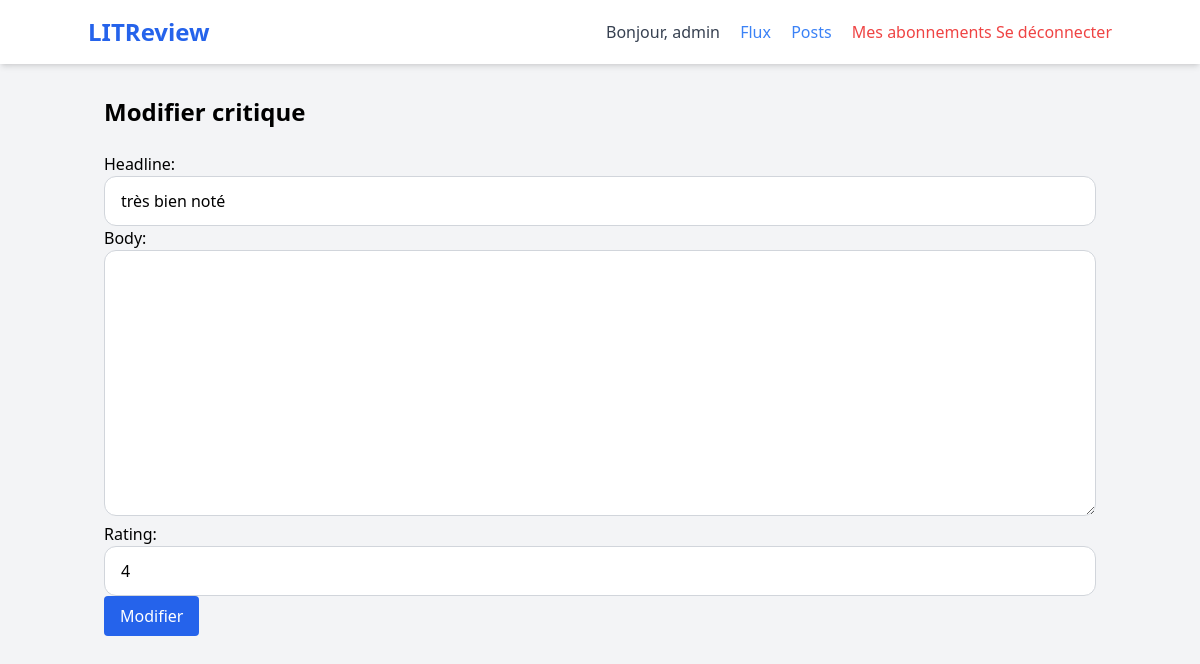
The page /review/update/2/ (signed in) on the database its author committed.
### AppCritique/models.py (models this page shows, shortened)
class CustomUser(AbstractUser):
    pass

class Review(models.Model):
    ticket = models.ForeignKey(
        to=Ticket,
        on_delete=models.CASCADE
    )
    rating = models.PositiveSmallIntegerField(
        validators=[
            MinValueValidator(0),
            MaxValueValidator(5)
        ]
    )
    headline = models.CharField(max_length=128)
    body = models.TextField(
        max_length=8192,
        blank=True
    )
    user = models.ForeignKey(
        to=settings.AUTH_USER_MODEL,
        on_delete=models.CASCADE
    )
    time_created = models.DateTimeField(
        auto_now_add=True
    )

### AppCritique/views.py (the view, shortened to what this page needs)
# urls.py: path('review/update/<int:review_id>/', update_review,
@login_required
def update_review(request, review_id):
    review = get_object_or_404(
        Review,
        id=review_id
    )
    if review.user != request.user:
        return redirect('feed')
    form = ReviewForm(
        instance=review
    )
    return render(
        request,
        'AppCritique/update_review.html',
        {
            'form': form,
            'ticket': review.ticket
        }
    )

### AppCritique/forms.py
class ReviewForm(StyledFormMixin, forms.ModelForm):
    class Meta:
        model = Review
        fields = ["headline", "body", "rating"]
    def __init__(self, *args, **kwargs):
        super().__init__(*args, **kwargs)
        self.apply_style()

### AppCritique/forms.py (called while the page is built)
    def apply_style(self):
        for field in self.fields.values():
            field.widget.attrs.update({
                "class": self.default_classes
            })

### AppCritique/templates/AppCritique/update_review.html (shortened to what this page needs)
{% extends 'AppCritique/base.html' %}
{% block content %}
<h1 class="text-2xl font-bold mb-6">
Modifier critique
</h1>
<form method="POST">
    {{ form.as_p }}
    <button
        type="submit"
        class="bg-blue-600 text-white px-4 py-2 rounded"
    >
        Modifier
    </button>
</form>
{% endblock %}

### AppCritique/templates/AppCritique/base.html (shortened to what this page needs)
<!DOCTYPE html>
<html lang="fr">
<head>
    <script src="https://cdn.tailwindcss.com"></script>
    {% load static %}
    <link rel="stylesheet" href="{% static 'AppCritique/css/base.css' %}">
</head>
<body class="bg-gray-100 font-sans leading-normal tracking-normal">
    <nav class="bg-white p-4 shadow-md mb-8">
        <div class="container mx-auto flex justify-between items-center">
            <a href="/" class="text-2xl font-bold text-blue-600">LITReview</a>
            <div>
                {% if user.is_authenticated %}
                    <span class="mr-4 text-gray-700 font-medium">Bonjour, {{ user.username }}</span>
                    <a href="{% url 'feed' %}"class="mr-4 text-blue-500 hover:underline">Flux</a>
                    <a href="{% url 'posts' %}"class="mr-4 text-blue-500 hover:underline">Posts</a>
                    <a href="{% url 'subscriptions' %}" class="text-red-500 hover:underline">Mes abonnements</a>
                    <a href="{% url 'logout' %}" class="text-red-500 hover:underline">Se déconnecter</a>
                {% else %}
                    <a href="{% url 'login' %}" class="mr-4 text-blue-500 hover:underline">Connexion</a>
                    <a href="{% url 'signup' %}" class="bg-blue-500 text-white px-4 py-2 rounded">S'inscrire</a>
                {% endif %}
            </div>
        </div>
    </nav>
   <main class="container mx-auto px-4">
    {% block content %}
    {% endblock %}
</main>
</body>
</html>

### rows shown on the page
CustomUser: username "admin"
Review: headline "très bien noté", rating "4"
